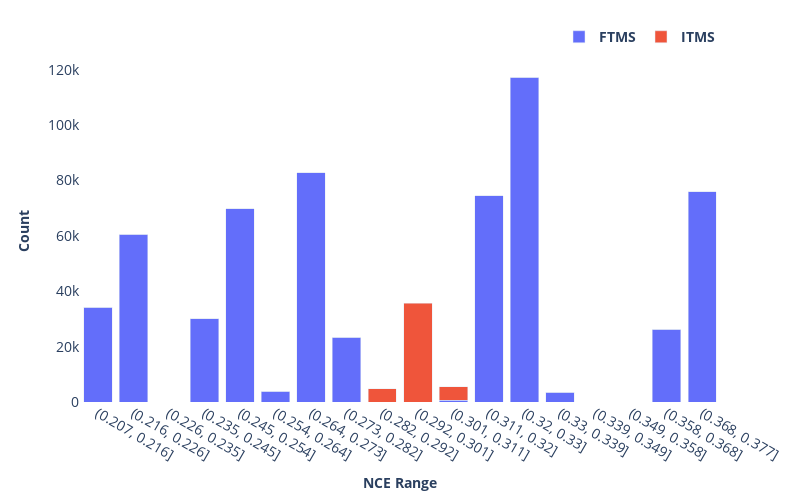

The code cell stored with this chart in its notebook:
### Code cell
fig = px.bar(grouped, x='collision_energy_range', y=['FTMS', 'ITMS'], barmode='stack')
fig.update_layout(
    xaxis_title="<b>NCE Range</b>", 
    yaxis_title="<b>Count</b>", 
    legend_title=None,
    plot_bgcolor='rgba(0,0,0,0)',
    width=800, 
    height=500,
    legend=dict(
        orientation="h",
        yanchor="bottom",
        y=1.02,
        xanchor="right",
        x=1,
        font=dict(size=14)
    ),
)
fig.update_xaxes(tickfont=dict(size=14))
fig.update_yaxes(tickfont=dict(size=14))
fig.for_each_trace(lambda t: t.update(name=f"<b>{t.name}</b>"))
fig.show()

### Figure 1 — Plotly figure (JSON) as saved in the notebook; plotly's stock layout.template omitted (floating-point values rounded to 4 significant figures)
{"data": [{"alignmentgroup": "True", "hovertemplate": "variable=FTMS<br>collision_energy_range=%{x}<br>value=%{y}<extra></extra>", "legendgroup": "FTMS", "marker": {"color": "#636efa", "pattern": {"shape": ""}}, "name": "<b>FTMS</b>", "offsetgroup": "FTMS", "orientation": "v", "showlegend": true, "textposition": "auto", "type": "bar", "x": ["(0.207, 0.216]", "(0.216, 0.226]", "(0.226, 0.235]", "(0.235, 0.245]", "(0.245, 0.254]", "(0.254, 0.264]", "(0.264, 0.273]", "(0.273, 0.282]", "(0.282, 0.292]", "(0.292, 0.301]", "(0.301, 0.311]", "(0.311, 0.32]", "(0.32, 0.33]", "(0.33, 0.339]", "(0.339, 0.349]", "(0.349, 0.358]", "(0.358, 0.368]", "(0.368, 0.377]"], "xaxis": "x", "y": [34296, 60575, 0, 30039, 69898, 3955, 82773, 23363, 0, 0, 611, 74453, 117395, 3551, 0, 0, 26254, 76012], "yaxis": "y"}, {"alignmentgroup": "True", "hovertemplate": "variable=ITMS<br>collision_energy_range=%{x}<br>value=%{y}<extra></extra>", "legendgroup": "ITMS", "marker": {"color": "#EF553B", "pattern": {"shape": ""}}, "name": "<b>ITMS</b>", "offsetgroup": "ITMS", "orientation": "v", "showlegend": true, "textposition": "auto", "type": "bar", "x": ["(0.207, 0.216]", "(0.216, 0.226]", "(0.226, 0.235]", "(0.235, 0.245]", "(0.245, 0.254]", "(0.254, 0.264]", "(0.264, 0.273]", "(0.273, 0.282]", "(0.282, 0.292]", "(0.292, 0.301]", "(0.301, 0.311]", "(0.311, 0.32]", "(0.32, 0.33]", "(0.33, 0.339]", "(0.339, 0.349]", "(0.349, 0.358]", "(0.358, 0.368]", "(0.368, 0.377]"], "xaxis": "x", "y": [0, 0, 0, 0, 0, 0, 0, 0, 4744, 35707, 4914, 0, 0, 0, 0, 0, 0, 0], "yaxis": "y"}], "layout": {"barmode": "stack", "height": 500, "legend": {"font": {"size": 14}, "orientation": "h", "title": {}, "tracegroupgap": 0, "x": 1, "xanchor": "right", "y": 1.02, "yanchor": "bottom"}, "margin": {"t": 60}, "plot_bgcolor": "rgba(0,0,0,0)", "width": 800, "xaxis": {"anchor": "y", "domain": [0, 1], "tickfont": {"size": 14}, "title": {"text": "<b>NCE Range</b>"}}, "yaxis": {"anchor": "x", "domain": [0, 1], "tickfont": {"size": 14}, "title": {"text": "<b>Count</b>"}}}}
